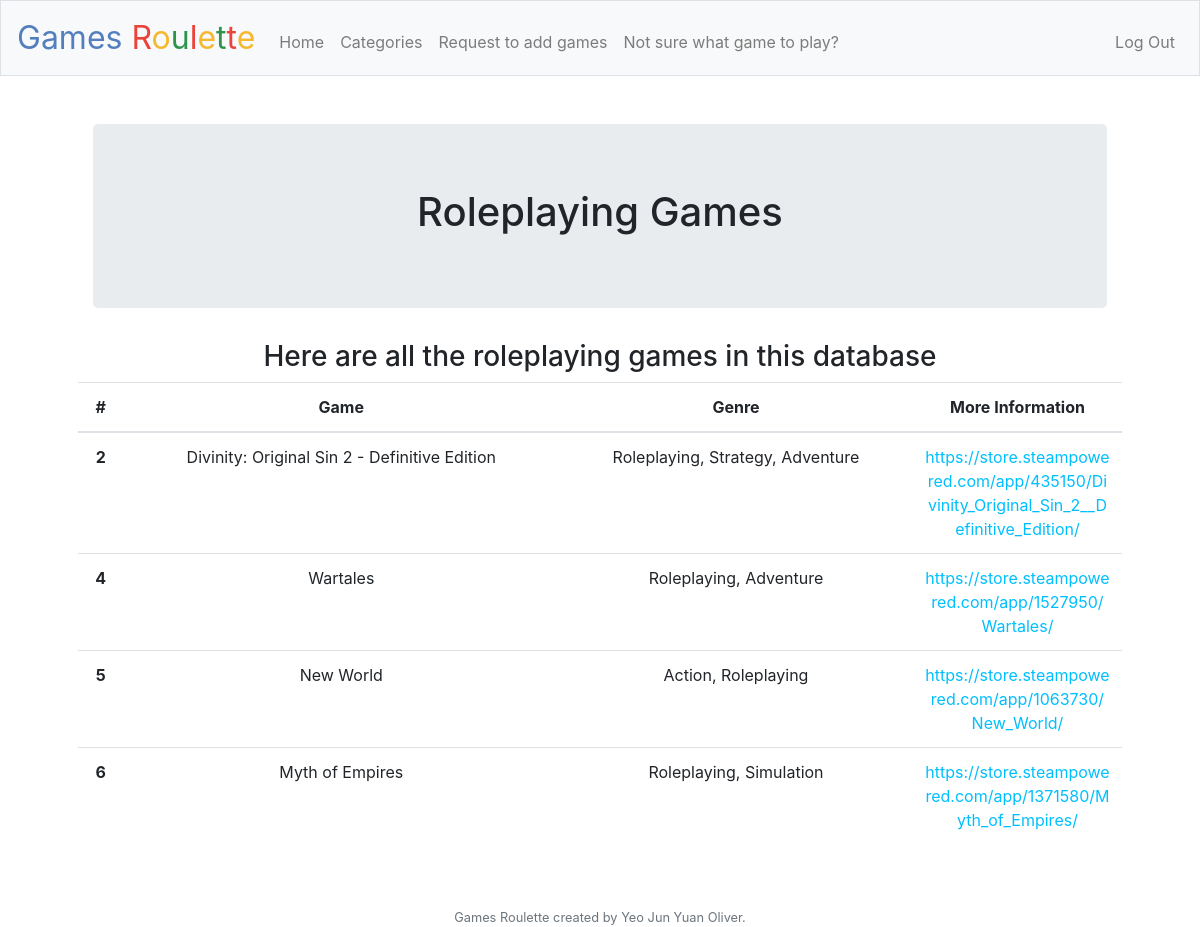
Screenshot of /roleplaying (signed in) with the database file from the repository.
### tables this page shows
CREATE TABLE games (id INTEGER, gamename TEXT NOT NULL, genre TEXT NOT NULL, website TEXT NOT NULL, PRIMARY KEY(id));

### application.py (the view)
@app.route("/roleplaying")
@login_required
def roleplaying():
    roleplaying_games = db.execute("SELECT id, gamename, genre, website FROM games WHERE genre LIKE '%roleplaying%'")
    return render_template("roleplaying.html", games=roleplaying_games)

### application.py (called while the page is built)
@app.after_request
def after_request(response):
    response.headers["Cache-Control"] = "no-cache, no-store, must-revalidate"
    response.headers["Expires"] = 0
    response.headers["Pragma"] = "no-cache"
    return response

### helpers.py (called while the page is built)
def login_required(f):
    @wraps(f)
    def decorated_function(*args, **kwargs):
        if session.get("user_id") is None:
            return redirect("/login")
        return f(*args, **kwargs)
    return decorated_function

### templates/roleplaying.html (shortened to what this page needs)
{% extends "layout.html" %}
{% block main %}
    <div class="container">
        <div class="jumbotron">
            <h1>Roleplaying Games</h1>
        </div>
    </div>
    <h3>Here are all the roleplaying games in this database</h3>
    <table class="table">
        <thead>
            <tr>
                <th scope="col">#</th>
                <th scope="col">Game</th>
                <th scope="col">Genre</th>
                <th scope="col">More Information</th>
            </tr>
        </thead>
        <tbody>
            {% for game in games %}
            <tr>
                <th scope="row">{{ game.id }}</th>
                <td>{{ game.gamename }}</td>
                <td>{{ game.genre }}</td>
                <td style="word-wrap: break-word;min-width: 160px;max-width: 160px;"><a href={{ game.website }}>{{ game.website }}</a></td>
            </tr>
            {% endfor %}
        </tbody>
    </table>
{% endblock %}

### static/styles.css (style rules this page uses)
a:link, a:visited { color: DeepSkyBlue; background-color: transparent; text-decoration: none; }

### rows the page displays
games: id "2", gamename "Divinity: Original Sin 2 - Definitive Edition", genre "Roleplaying, Strategy, Adventure", website "https://store.steampowered.com/app/435150/Divinity_Original_Sin_2__Definitive_Edition/"
games: id "4", gamename "Wartales", genre "Roleplaying, Adventure", website "https://store.steampowered.com/app/1527950/Wartales/"
games: id "5", gamename "New World", genre "Action, Roleplaying", website "https://store.steampowered.com/app/1063730/New_World/"
games: id "6", gamename "Myth of Empires", genre "Roleplaying, Simulation", website "https://store.steampowered.com/app/1371580/Myth_of_Empires/"
